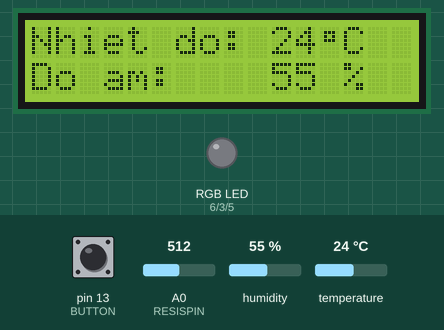
The sketch below on a simulated Arduino Uno, built with avr-gcc and run on an emulated ATmega328P. On the bench: 16×2 character LCD, an RGB LED mixed from three pins (HIGH = lit). Inputs (shaded band) come from the test bench; at power-on: pin 13 (BUTTON) LOW, A0 (RESISPIN) = 512, temperature 24 °C, humidity 55 %. Dim RGB values are drawn brighter than linear; what the sketch prints to the serial monitor is not drawn.

Above: at 2.6 s.
2.7 s: pin 13 (BUTTON) pulled HIGH for 3.2 s
At 6.6 s:
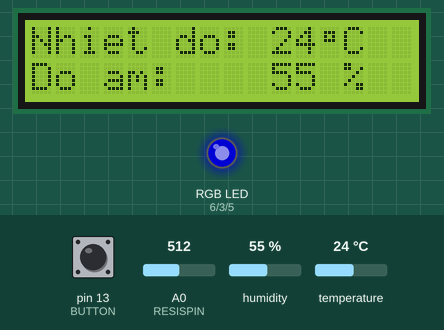
7.5 s: A0 (RESISPIN) set to 716
At 8.7 s:
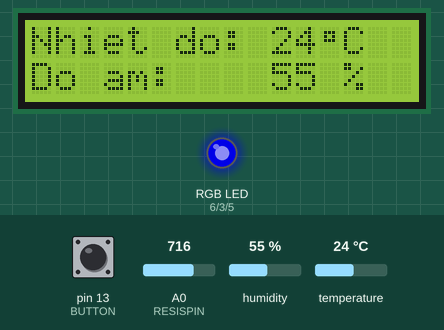
9.0 s: pin 13 (BUTTON) pulled HIGH for 1 s
At 10.0 s:
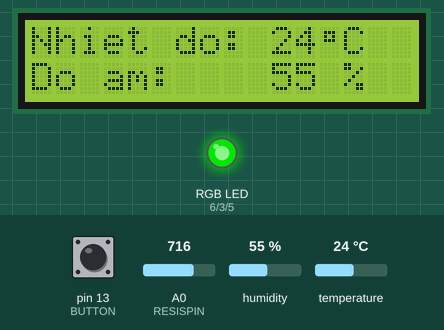
11.7 s: A0 (RESISPIN) set to 900
At 12.4 s:
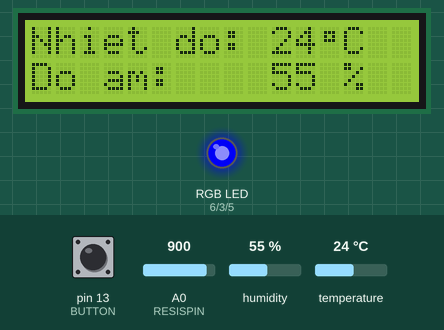
13.2 s: temperature set to 12 °C
At 16.9 s:
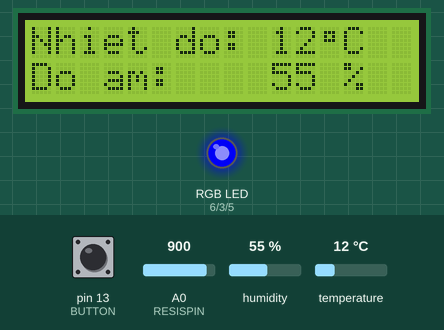
18.0 s: A0 (RESISPIN) set to 245
At 19.3 s:
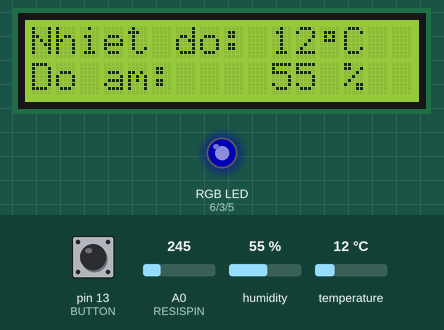
Timing chart, 0 to 20.5 s (numbered marks = the images above; inputs shaded):
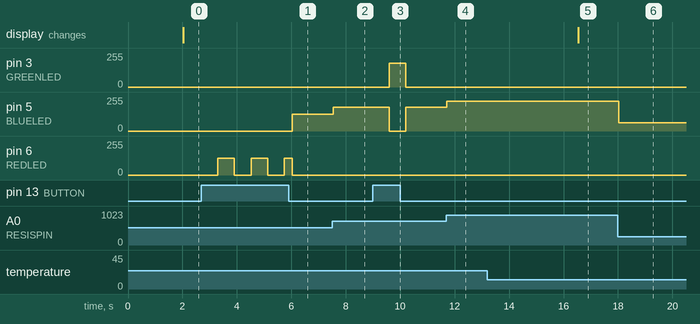

Measured:
- after the input at 2.7 s, pin 5 (BLUELED): 0/255 → 127/255 after 3.3 s; pin 6 (REDLED): goes 127/255 0.60 s, 0/255 0.64 s, 127/255 0.60 s, 0/255 0.60 s, 127/255 0.30 s, then 0/255, starting after 0.60 s
- after the input at 7.5 s, pin 5 (BLUELED): 127/255 → 178/255 at once
- after the input at 9.0 s, pin 3 (GREENLED): 0/255 → 178/255 after 0.60 s, → 0/255 0.60 s later; pin 5 (BLUELED): 178/255 → 0/255 after 0.60 s, → 178/255 0.60 s later
- after the input at 11.7 s, pin 5 (BLUELED): 178/255 → 224/255 at once
- after the input at 13.2 s, the display: changes after 3.3 s (image 5)
- after the input at 18.0 s, pin 5 (BLUELED): 224/255 → 61/255 at once

The sketch:

sketch_mar10a.ino
```cpp
#include <DHT.h>
#include <LiquidCrystal_I2C.h>
#define DHTTYPE DHT11
#define DHTPIN 7
#define REDLED 6
#define BLUELED 5
#define GREENLED 3
#define RESISPIN A0
#define BUTTON 13
DHT dht(DHTPIN, DHTTYPE);
LiquidCrystal_I2C lcd(0x27,16,2);

int modeLed = 0;
unsigned long nowDHt = 0;
unsigned long nowLED = 0;
unsigned long time;
int timeDelayDHTsensor = 2000;
int timeDelayLED = 300;
int giatribiendoi = 0;

byte customChar[] = {
  0x00,
  0x0E,
  0x0A,
  0x0E,
  0x00,
  0x00,
  0x00,
  0x00
};

void setup()
{
  pinMode(DHTPIN, INPUT);
  pinMode(REDLED, OUTPUT);
  pinMode(BLUELED, OUTPUT);
  pinMode(GREENLED, OUTPUT);
  pinMode(RESISPIN, INPUT);
  pinMode(BUTTON, INPUT);
  Serial.begin(9600);
  dht.begin();
  lcd.init();
  lcd.backlight();
  lcd.clearWriteError();
  lcd.print("Nhiet do: ");
  lcd.setCursor(0,1);
  lcd.print("Do am: ");
  lcd.createChar(0, customChar);
}

void loop()
{
  int resistor = analogRead(RESISPIN);
  giatribiendoi = map(resistor, 0, 1023, 0, 255);
  time = millis();
  if(digitalRead(BUTTON) == HIGH)
  {
    delay(300);
    modeLed++;
    Serial.print(modeLed);
    if(modeLed > 3)
    {
      modeLed = 0;
    }
  }else{

  }
  // Wait a few seconds between measurements.
  if(time - nowDHt >= timeDelayDHTsensor)
  {
    nowDHt = millis();
    // Reading temperature or humidity takes about 250 milliseconds!
    // Sensor readings may also be up to 2 seconds 'old' (its a very slow sensor)
    float h = dht.readHumidity();
    // Read temperature as Celsius (the default)
    float t = dht.readTemperature();
    if (isnan(h) || isnan(t)) {
      Serial.println(F("Failed to read from DHT sensor!"));
      return;
    }
    else
    {
      Serial.println(t);
      lcd.setCursor(10,0);
      lcd.print(round(t));
      lcd.print(" ");
      lcd.setCursor(12,0);
      lcd.write(0);
      lcd.print("C");
      lcd.setCursor(10,1);
      lcd.print(round(h));
      lcd.print(" %");
    }
  }
  if(time - nowLED >= timeDelayLED)
  {
    nowLED = millis();
    if(giatribiendoi < 255)
    {
      analogWrite(BLUELED, giatribiendoi);
    }
    if(giatribiendoi >= 127 && giatribiendoi < 382)
    {
      analogWrite(GREENLED, giatribiendoi);
    }
    if(giatribiendoi < 510 && giatribiendoi >= 382)
    {
      analogWrite(REDLED, giatribiendoi);
    }
    if(modeLed == 1)
    {
      analogWrite(REDLED, LOW);
      analogWrite(BLUELED, LOW);
      if(giatribiendoi > 10)
      {
        analogWrite(GREENLED, giatribiendoi);
      }else{
        analogWrite(GREENLED, LOW);
      }
    }
    if(modeLed == 2)
    {
      analogWrite(GREENLED, LOW);
      analogWrite(BLUELED, LOW);
      if(giatribiendoi > 10)
      {
        analogWrite(REDLED, giatribiendoi);
      }else{
        analogWrite(REDLED, LOW);
      }
    }
    if(modeLed == 3)
    {
      analogWrite(REDLED, LOW);
      analogWrite(GREENLED, LOW);
      if(giatribiendoi > 10)
      {
        analogWrite(BLUELED, giatribiendoi);
      }else{
        analogWrite(BLUELED, LOW);
      }
    }
    if(modeLed == 0)
    {
      analogWrite(REDLED, 0);
      analogWrite(GREENLED, 0);
      analogWrite(BLUELED, 0);
    }
  }
}
```
